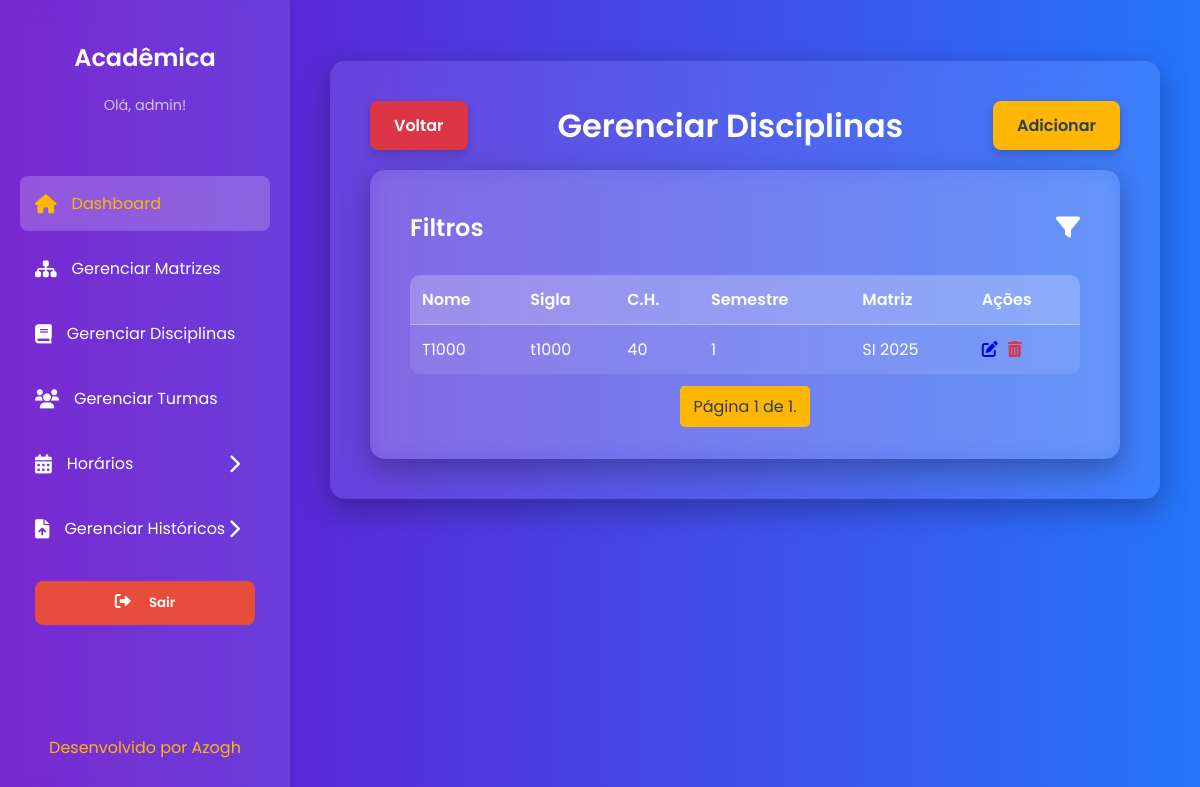
Page /disciplinas/ (signed in) on the earlier database version.
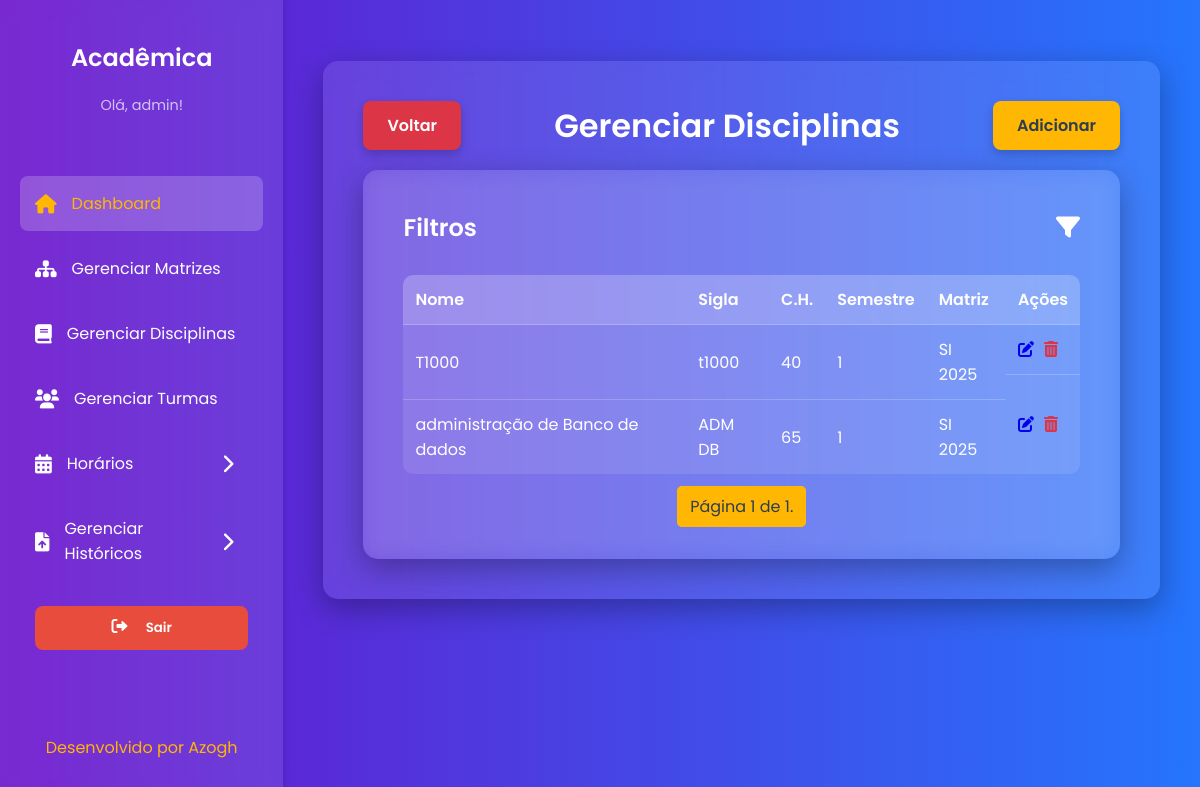
Same page on the later database version.
### core/models.py (models this page shows, shortened)
class Disciplinas(models.Model):
    nome = models.CharField(max_length=100)
    sigla = models.CharField(max_length=10)
    ch = models.IntegerField(verbose_name="Carga Horária")
    semestre = models.PositiveSmallIntegerField()
    codigo = models.CharField(max_length=10)
    matriz_curricular = models.ForeignKey(
        MatrizCurricular,
        on_delete=models.CASCADE,
        verbose_name="Matriz Curricular"
    )
    usuario = models.ForeignKey(
        Usuario,
        on_delete=models.CASCADE,
        verbose_name="Criado por"
    )
    pre_requisitos = models.ManyToManyField(
        'self',
        symmetrical=False,
        blank=True,
        verbose_name="Pré-requisitos"
    )
    class Meta:
        db_table = 'DISCIPLINAS'
        verbose_name = "Disciplina"
        verbose_name_plural = "Disciplinas"

class MatrizCurricular(models.Model):
    nome = models.CharField(max_length=45, verbose_name="Nome da Matriz")
    curso = models.CharField(max_length=100, verbose_name="Curso")
    ch_total = models.IntegerField(verbose_name="Carga Horária Total")
    estagio = models.IntegerField(
        null=True,
        blank=True,
        verbose_name="Carga Horária Estágio"
    )
    acc = models.IntegerField(verbose_name="Carga Horária ACC")
    ano_referencia = models.IntegerField(verbose_name="Ano de Referência")
    usuario = models.ForeignKey(
        Usuario,
        on_delete=models.CASCADE,
        verbose_name="Criado por"
    )
    class Meta:
        db_table = 'MATRIZ_CURRICULAR'
        verbose_name = "Matriz Curricular"
        verbose_name_plural = "Matrizes Curriculares"

### core/views.py (the view)
# urls.py: path('disciplinas/', views.listar_disciplinas, name='listar_disciplinas'),
@login_required
def listar_disciplinas(request):
    disciplinas_list = Disciplinas.objects.all().order_by('semestre', 'nome')
    matriz_id = request.GET.get('matriz')
    semestre = request.GET.get('semestre')
    if matriz_id:
        disciplinas_list = disciplinas_list.filter(matriz_curricular__pk=matriz_id)
    if semestre:
        disciplinas_list = disciplinas_list.filter(semestre=semestre)
    matrizes_disponiveis = MatrizCurricular.objects.all()
    semestres_disponiveis = Disciplinas.objects.values_list('semestre', flat=True).distinct().order_by('semestre')
    paginator = Paginator(disciplinas_list, 15)
    page = request.GET.get('page')
    try:
        disciplinas = paginator.page(page)
    except PageNotAnInteger:
        disciplinas = paginator.page(1)
    except EmptyPage:
        disciplinas = paginator.page(paginator.num_pages)
    return render(request, 'core/disciplinas/listar_disciplinas.html', {
        'disciplinas': disciplinas,
        'matrizes_disponiveis': matrizes_disponiveis,
        'semestres_disponiveis': semestres_disponiveis,
    })

### core/templates/core/disciplinas/listar_disciplinas.html (shortened to what this page needs)
{% extends 'core/base.html' %}
{% load static %}
{% block content %}
    <div style="display: flex; justify-content: space-between; align-items: center; margin-bottom: 20px;">
        <a href="{% url 'painel' %}" class="cancel-button">Voltar</a>
        <h1 style="margin: 0; text-align: center; flex-grow: 1;">Gerenciar Disciplinas</h1>
        <a href="{% url 'adicionar_disciplina' %}" class="cta-button">Adicionar</a>
    </div>
    <div class="content-card">
        <div style="display: flex; justify-content: space-between; align-items: center;">
            <h2 style="margin: 0;">Filtros</h2>
            <a href="#" id="filter-toggle" style="font-size: 1.5em; color: var(--text-color);"><i class="fas fa-filter"></i></a>
        </div>
        <table style="margin-top: 30px;">
            <thead>
                <tr>
                    <th>Nome</th>
                    <th>Sigla</th>
                    <th>C.H.</th>
                    <th>Semestre</th>
                    <th>Matriz</th>
                    <th>Ações</th>
                </tr>
            </thead>
            <tbody>
                {% for disciplina in disciplinas %}
                <tr>
                    <td>{{ disciplina.nome }}</td>
                    <td>{{ disciplina.sigla }}</td>
                    <td>{{ disciplina.ch }}</td>
                    <td>{{ disciplina.semestre }}</td>
                    <td>{{ disciplina.matriz_curricular.nome }}</td>
                    <td style="display: flex; gap: 10px;">
                        <a href="{% url 'editar_disciplina' disciplina.pk %}"><i class="fas fa-pen-to-square"></i></a>
                        <a href="{% url 'excluir_disciplina' disciplina.pk %}" style="color: #dc3545;"><i class="fas fa-trash-can"></i></a>
                    </td>
                </tr>
                {% empty %}
                <tr>
                    <td colspan="6">Nenhuma disciplina encontrada.</td>
                </tr>
                {% endfor %}
            </tbody>
        </table>
        <div class="pagination">
            <span class="step-links">
                <span class="current">
                    Página {{ disciplinas.number }} de {{ disciplinas.paginator.num_pages }}.
                </span>
            </span>
        </div>
    </div>
{% endblock %}

Differences in the rows shown:
added Disciplinas: nome "administração de Banco de dados", sigla "ADM DB", ch "65", semestre "1", matriz_curricular.nome "SI 2025"
